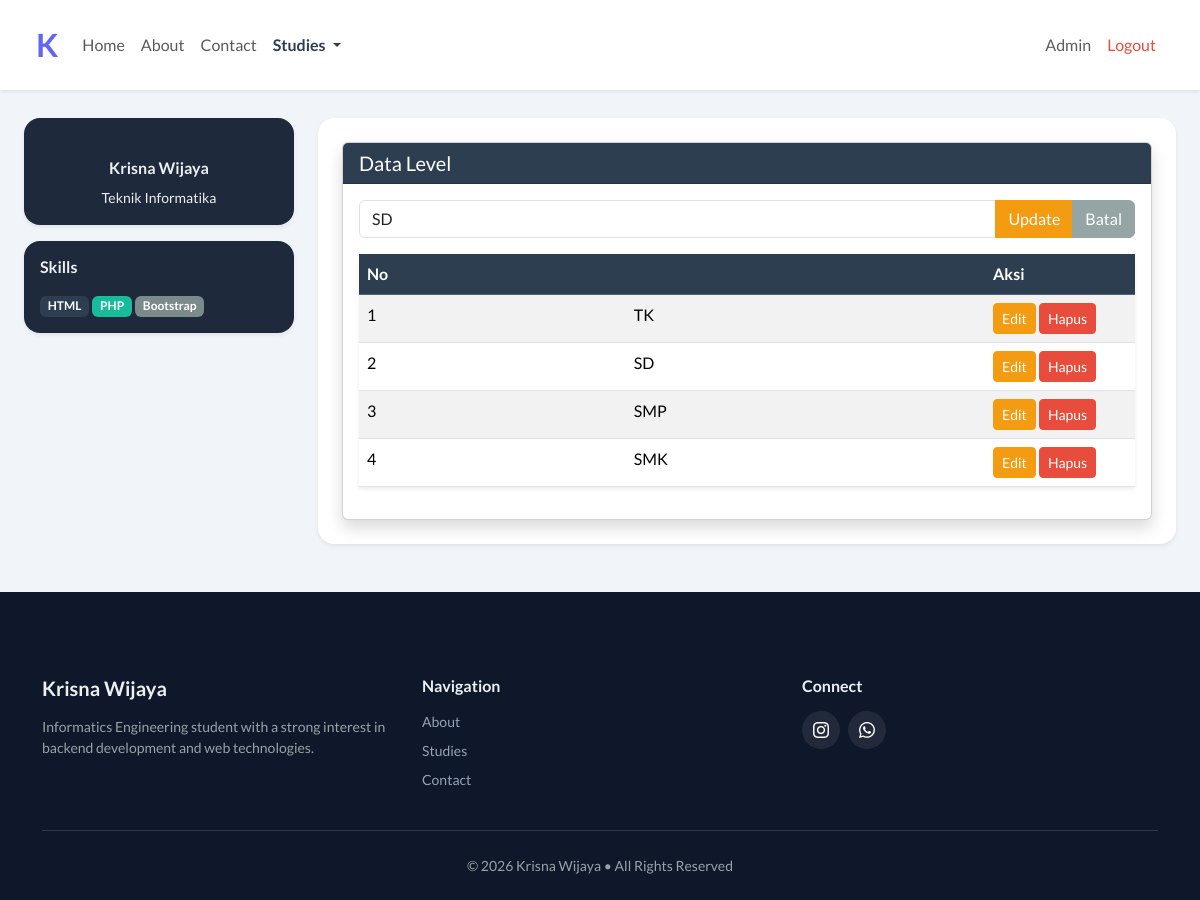
The page /index.php?page=level&edit=4 (signed in) on the database its author committed.
### tables this page shows
CREATE TABLE `level` (
  `id` int(11) NOT NULL,
  `nama` varchar(100) NOT NULL
);

### level.php (the view, shortened to what this page needs)
<?php
$edit = null;
if(isset($_GET['edit'])){
    $id = $_GET['edit'];
    $edit = mysqli_fetch_assoc(mysqli_query($conn, "SELECT * FROM level WHERE id='$id'"));
}
?>
<div class="card shadow">
  <div class="card-header bg-primary text-white">
    <h5 class="mb-0">Data Level</h5>
  </div>
  <div class="card-body">
    <form method="POST" class="mb-3">
        <div class="input-group">
            <input type="text" name="nama" class="form-control" placeholder="Nama Level"
                value="<?= $edit ? $edit['nama'] : '' ?>" required>
            <?php if($edit): ?>
                <button type="submit" name="update" class="btn btn-warning">Update</button>
                <a href="index.php?page=level" class="btn btn-secondary">Batal</a>
            <?php else: ?>
                <button type="submit" name="simpan" class="btn btn-primary">Tambah</button>
            <?php endif; ?>
        </div>
    </form>
    <table class="table table-striped table-hover shadow-sm">
        <thead>
            <tr class="table-primary">
                <th>No</th>
                <th></th>
                <th width="150">Aksi</th>
            </tr>
        </thead>
        <tbody>
        <?php
        $no = 1;
        $data = mysqli_query($conn, "SELECT * FROM level");
        while($row = mysqli_fetch_assoc($data)):
        ?>
            <tr>
                <td><?= $no++; ?></td>
                <td><?= $row['nama']; ?></td>
                <td>
                    <a href="index.php?page=level&edit=<?= $row['id']; ?>" class="btn btn-sm btn-warning">Edit</a>
                    <a href="index.php?page=level&hapus=<?= $row['id']; ?>"
                       class="btn btn-sm btn-danger"
                       onclick="return confirm('Yakin hapus?')">Hapus</a>
                </td>
            </tr>
        <?php endwhile; ?>
        </tbody>
    </table>
  </div>
</div>

### rows shown on the page
level: nama "SD"
level: nama "TK"
level: nama "SMP"
level: nama "SMK"

### other values the page prints
$_SESSION['user']['nama'] "Admin"
